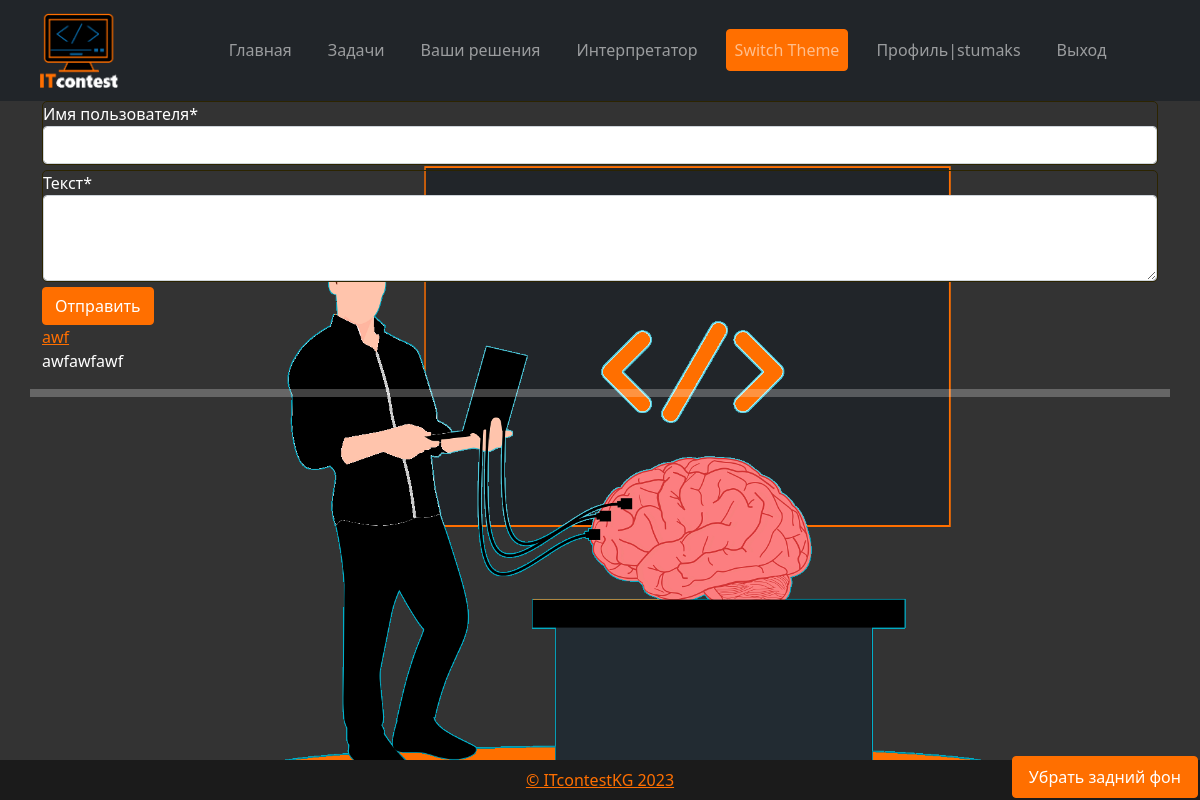
The app's page /guestbook/ (signed in) with its own data.
### users/models.py (models this page shows, shortened)
class User(AbstractUser):
    choice = models.CharField( max_length=150, blank=True, verbose_name='Статус', help_text='1 - Студент, 2 - Преподаватель, 3 - Администратор')
    date = models.DateField(null=True, blank=True, verbose_name='Дата рождения')
    slug = models.SlugField(null=False, blank=True, unique=True)
    prepopulated_fields = {'slug': ('username',)}
    language = models.CharField(("language"), max_length=150, blank=True)
    class Meta:
        permissions = (("can_create_task", "Can create task"),)

### guestbook/models.py (models this page shows, shortened)
class Post(models.Model):
    name = models.CharField(max_length=100)
    content = models.TextField()

### guestbook/views.py (the view)
# urls.py: path('guestbook/', gb_views.home, name='guestbook'),
def home(request):
    form = MyForm()
    if request.method == 'POST':
        user = Post()
        user.name = request.POST['user_name']
        user.content = request.POST['user_text']
        user.save()
    context = {
    	'posts': reversed(Post.objects.all()),
        'form': form,
	}
    return render(request, 'guestbook/index.html', context)

### guestbook/forms.py
class MyForm(forms.Form):
    user_name = forms.CharField(label='Имя пользователя')
    user_text = forms.CharField(widget=forms.Textarea(attrs={'rows': 3}), label='Текст')

### guestbook/templates/guestbook/index.html (shortened to what this page needs)
{% extends "main/base.html" %}
{% load crispy_forms_tags %}
{% block content %}
<form method="post" action="">
{{ form|crispy }}
<input type="submit" class="btn btn-primary" value="Отправить" name="enter">
</form>
    {% if posts %}
    {% for post in posts %}
        <article class="media content-section">
          <div class="media-body">
            <div class="article-metadata">
              <a class="mr-2" href="#">{{ post.name }}</a>
            </div>
            <p class="article-content">{{ post.content }}</p>
          </div>
        </article>
        <hr size="10" color="blue">
    {% endfor %}
    {% endif %}
{% endblock content %}

### main/templates/main/base.html (shortened to what this page needs)
{% load static %}
<!DOCTYPE html>
<html lang="en">
<head>
    <link rel="stylesheet" href="https://cdnjs.cloudflare.com/ajax/libs/twitter-bootstrap/5.1.0/css/bootstrap.min.css">
    <link id="theme" rel="stylesheet" href="{% static 'css/styles-dark.css' %}">
</head>
<body>
  <nav class="navbar navbar-expand-lg navbar-dark bg-dark">
    <a class="navbar-brand" ><img src="/static/images/logo.png" alt="Logo" class="img-fluid" style="max-height: 75px;"></a>
    <div class="collapse navbar-collapse justify-content-center text-center" id="navbarTogglerDemo02">
      <ul class="navbar-nav">
        <li class="nav-item active">
          <a class="nav-link" href="{% url 'blog-home' %}">Главная</a>
        </li>
        <li class="nav-item">
          <a class="nav-link" href="{% url 'task_list' %}">Задачи</a>
        </li>
        {% if user.choice == '1' %}
        <li class="nav-item">
          <a class="nav-link" href="{% url 'catalog' %}">Ваши решения</a></li>
          {% endif %}
          <li class="nav-item">
            <a class="nav-link" href="{% url 'interpreter' %}">Интерпретатор</a></li>
        <li class="nav-item">
              <button class="btn btn-link nav-link" onclick="toggleTheme()">Switch Theme</button>
          </li>
          {% if user.is_authenticated %}
          <li class="nav-item">
            <a class="nav-link" href="{% url 'profile' %}">Профиль|{{ user.username }}</a></li>
              <li class="nav-item">
                <a class="nav-link" href="{% url 'logout' %}">Выход</a></li>
        {% else %}
        <li class="nav-item">
          <a class="nav-link" href="{% url 'login' %}">Вход</a></li>
            <li class="nav-item">
              <a class="nav-link" href="{% url 'register' %}">Регистрация</a></li>
        {% endif %}
      </ul>
    </div>
  </nav>
    <main role="main" class="container">
      <div class="row">
          {% block content %}{% endblock %}
      </div>
<footer>
  <p><a href="{% url 'blog-home' %}">© ITcontestKG 2023</a></p>
  <button class="btn btn-link nav-link remove-bg-button" onclick="removeBackground()">Убрать задний фон</button>
</footer>
</main>
</body>
</html>

### static/css/styles-dark.css (style rules this page uses)
body { background: url('../images/darktheme.png') no-repeat center center fixed; -webkit-background-size: cover; -moz-background-size: cover; -o-background-size: cover; background-size: cover; background-color: #333333; color: #ffffff; }
nav { display: flex; justify-content: center; align-items: center; }
.form-group { margin-bottom: 5px; border: 1px solid rgb(44, 36, 0);; border-radius: 5px; }
.navbar-brand { margin-left: 2em; }
.navbar-nav { flex-wrap: nowrap; }
.navbar { display: flex; justify-content: center; align-items: center; }
nav ul { list-style: none; display: flex; align-items: center; justify-content: right; }
.nav-item { align-items: center; display: flex; }
nav ul li { align-items: center; display: flex; margin: 0px 10px; }
nav ul li a { text-decoration: none; color: #333; }
a { color: #ff6f00; }
.btn { color: #ffffff; background-color: #ff6f00; border: 1px solid #ff6f00; }
footer { position: fixed; padding-top: 1em; background-color: rgb(27, 27, 27); left: 0; bottom: 0; width: 100%; text-align: center; height: 5vh; display: flex; justify-content: center; align-items: center; }
.remove-bg-button { position: absolute; right: 2px; bottom: 2px; }
main { padding-bottom: 6vh; }

### records on screen
User: username "stumaks"
Post: name "awf", content "awfawfawf"
